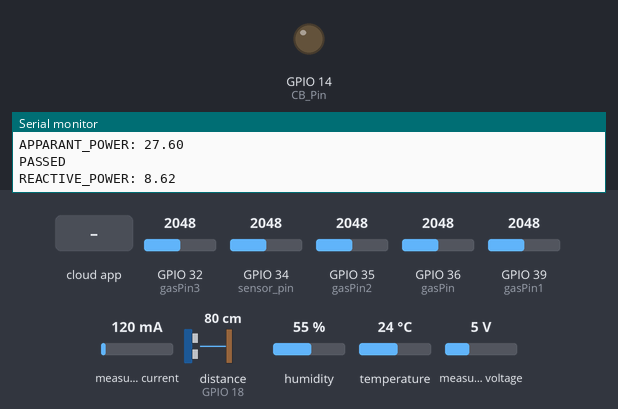
The sketch below on a simulated ESP32. On the bench: output pins drawn as LEDs (lit = HIGH), the last lines printed to the serial monitor. Wiring (inferred from the names in the program): ultrasonic range finder: trigger GPIO 5; echo GPIO 18. The inputs (shaded band) are chosen by the test bench; at power-on: GPIO 32 (gasPin3) = 2048, GPIO 34 (sensor_pin) = 2048, GPIO 35 (gasPin2) = 2048, GPIO 36 (gasPin) = 2048, GPIO 39 (gasPin1) = 2048, measured current 120 mA, distance to the obstacle (sensor on GPIO 18) 80 cm, humidity 55 %, temperature 24 °C, measured voltage 5 V. The echo pulse lasts 58.3 µs per cm; WiFi joins after 1.5 s; servers stay silent unless stated; the Firebase database answers and starts empty; pins used as bus, display or sensor lines are not drawn.

Above: at 4.6 s.
4.7 s: the phone or cloud app sets Circuit_breaker to 1
At 9.2 s:
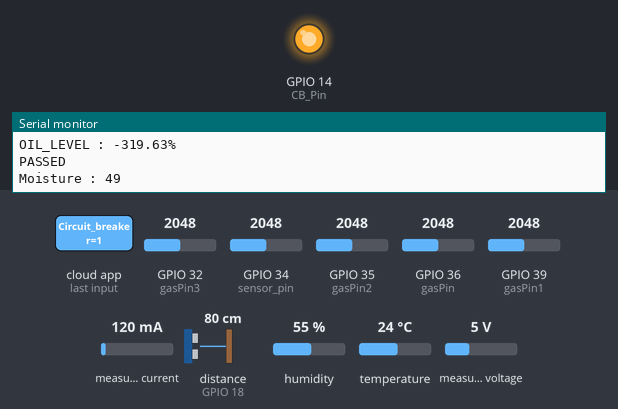
25.1 s: the phone or cloud app sets Circuit_breaker to 0
At 28.9 s:
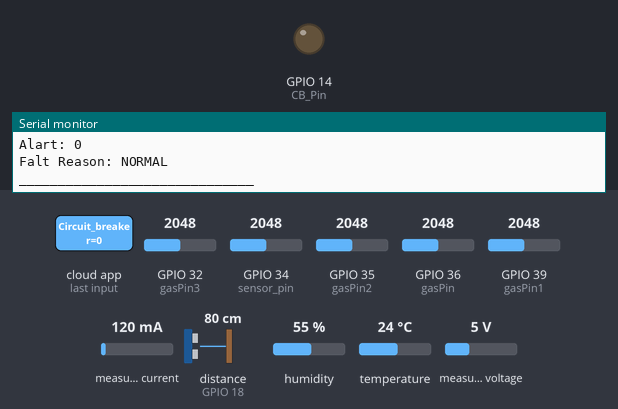
Timing chart, 0 to 30.4 s (numbered marks = the images above; inputs shaded):
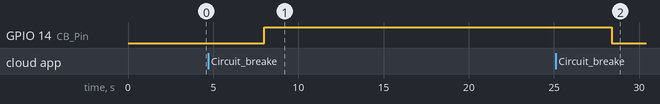

Measured:
- after the input at 4.7 s, GPIO 14 (CB_Pin): LOW → HIGH after 3.3 s
- after the input at 25.1 s, GPIO 14 (CB_Pin): HIGH → LOW after 3.3 s

The sketch:

IoT_Tootal_code_Elec_Non_Elec_23_march.ino
```cpp
#include <WiFi.h>
#include <Adafruit_GFX.h>
const int trigPin = 5;
const int echoPin = 18;
char* Alart_message = "MPK";
int Alart = 0;
#define gasPin A0
#define gasPin1 A3
#define gasPin2 A7
#define gasPin3 A4
//define sound speed in cm/uS
#define SOUND_SPEED 0.03432

long duration;
float distanceCm;
float gaslevel;    //H2 gas pin
float gaslevel1;   //C2H2 gas pin
float gaslevel2;   //CO gas pin
float gaslevel3;   //CH4 gas pin

#include "DHT.h"
const int DHT_PIN = 15;
#define DHTTYPE DHT11
int _moisture,sensor_analog;
const int sensor_pin = A6;  /* Soil moisture sensor O/P pin */
//////////-----------/
#include <PZEM004Tv30.h>
#include <HardwareSerial.h>
PZEM004Tv30 pzem(Serial2,2,4);  //RX/TX
float voltage, current, pf, energy, frequency, Act_Power, Rec_Power,Apa_Power;
const int CB_Pin = 14;
bool CB_status = false;
char* Alart_message_ = "MPK";
int Alart_ = 0;
////////////----------/
#include <Arduino.h>
#if defined(ESP32)
#include <WiFi.h>
#elif defined(ESP8266)
#include <ESP8266WiFi.h>
#endif
#include <Firebase_ESP_Client.h>

DHT dht(DHT_PIN, DHTTYPE);

//Provide the token generation process info.
#include "addons/TokenHelper.h"
//Provide the RTDB payload printing info and other helper functions.
#include "addons/RTDBHelper.h"

// Insert your network credentials
#define WIFI_SSID "Jio fiber Bhoom house"
#define WIFI_PASSWORD "bhoom2001"

// Insert Firebase project API Key
#define API_KEY "AIzaSyAGunbEfXQpugL8eXjRc5hp3PTXrn5h9iA"

// Insert RTDB URLefine the RTDB URL */
#define DATABASE_URL "https://temp-3bd23-default-rtdb.firebaseio.com/"

//Define Firebase Data object
FirebaseData fbdo;

FirebaseAuth auth;
FirebaseConfig config;

//unsigned long sendDataPrevMillis = 0;
//int count = 0;
bool signupOK = false;

void setup(){
  /////////----/
  pinMode(CB_Pin, OUTPUT);
  /////////----/
  pinMode(DHT_PIN, INPUT);
  dht.begin();
  pinMode(trigPin, OUTPUT); // Sets the trigPin as an Output
  pinMode(echoPin, INPUT); // Sets the echoPin as an Input
  pinMode(gasPin, INPUT);// sets the H2 gasPin as an Input
  pinMode(gasPin1, INPUT);// sets the C2H2 gasPin as an Input
  pinMode(gasPin2, INPUT);// sets the CO gasPin as an Input
  pinMode(gasPin3, INPUT);// sets the CH4 gasPin as an Input

  Serial.begin(9600);
  WiFi.begin(WIFI_SSID, WIFI_PASSWORD);
  Serial.print("Connecting to Wi-Fi");
  while (WiFi.status() != WL_CONNECTED){
    Serial.print(".");
    delay(100);
  }
  Serial.println();
  Serial.print("Connected with IP: ");
  Serial.println(WiFi.localIP());
  Serial.println();
  /* Assign the api key (required) */
  config.api_key = API_KEY;
  /* Assign the RTDB URL (required) */
  config.database_url = DATABASE_URL;
  /* Sign up */
  if (Firebase.signUp(&config, &auth, "", "")){
    Serial.println("ok");
    signupOK = true;
  }
  else{
    //Serial.print("%s\n", config.signer.signupError.message.c_str(str));
  }
  /* Assign the callback function for the long running token generation task */
  config.token_status_callback = tokenStatusCallback; //see addons/TokenHelper.h
  Firebase.begin(&config, &auth);
  Firebase.reconnectWiFi(true);
}

void loop(){
  ////////////----------//
  frequency = pzem.frequency();
  pf = pzem.pf();
  voltage = pzem.voltage();
  current = pzem.current();
  float a = acos(pf);
  Rec_Power = (voltage*current*sin(a));
  Act_Power = pzem.power();
  energy = pzem.energy();
  Apa_Power = (voltage*current);
  ///////////-----//////
  digitalWrite(trigPin, LOW);
  delayMicroseconds(10);
  // Sets the trigPin on HIGH state for 10 micro seconds
  digitalWrite(trigPin, HIGH);
  delayMicroseconds(10);
  digitalWrite(trigPin, LOW);
  sensor_analog = analogRead(sensor_pin);
  _moisture = ( 100 - ( (sensor_analog/4095.00) * 100 ) );
  // Reads the echoPin, returns the sound wave travel time in microseconds
  duration = pulseIn(echoPin, HIGH);
  // Calculate the distance and oil level
  distanceCm = duration * SOUND_SPEED/2;
  float Oil_level = (100*(22.5-distanceCm)/18);//calibration line
  gaslevel = analogRead(gasPin);
  gaslevel1 = analogRead(gasPin1);
  gaslevel2 = analogRead(gasPin2);
  gaslevel3 = analogRead(gasPin3);
  float h = dht.readHumidity();
  float t = dht.readTemperature() + 1;
  ///////////////

  if (_moisture>=25||gaslevel>=1000||gaslevel1>=2000||Oil_level<=50||h>=50||t>=45){
    Alart=1;
    if(t>=45){
      Alart_message = "Oil temperature is greater then 45*C '";
    }
    else if(Oil_level<=50){
      Alart_message = "OIL level is lesser then 50%";
    }
    else if(gaslevel1>=4000){
      Alart_message = "C2H2 gas level is higher then 4000";
    }
    else if(gaslevel>=2000){
      Alart_message = "H2 gas level is higher then 1000";
    }
    else if(h>=60){
      Alart_message = "Himidity level is higher then 10%";
    }
    else if(_moisture>=25){
      Alart_message = "Moisture is higher then 25";
    }
    else{
      Alart = 0;
      Alart_message = "NORMAL";
    }
  }
  else{
    Alart = 0;
    Alart_message = "NORMAL";
  }
  ////////----------/////
  if (voltage>=240||voltage<=210||current>=4.347||frequency<=49.70||frequency>=50.3||pf<=0.5){
     Alart=1;
    if(voltage>=240){
      Alart_message_ = "--Over voltage -- voltage is greater then 240V";
    }
    else if(voltage<=210){
      Alart_message_ = "--Under voltage -- voltage is lesser then 210V";
    }
    else if(current>=4.347){
      Alart_message_ = "--Over load-- current is higher then 4.34A";
    }
    else if(frequency<=49.70){
      Alart_message_ = "--Under frequency-- frequency is lower then 49.5Hz";
    }
    else if(frequency>=50.3){
      Alart_message_ = "--Over frequency-- frequency is higher then 50.5";
    }
    else if(pf<=0.5){
      Alart_message_ = " --Low pf--pf is lesser then 0.5";
    }
    else{
      Alart = 0;
      Alart_message_ = "NORMAL";
    }
  }
  else{
    Alart = 0;
    Alart_message_ = "NORMAL";
  }
  ///////////------//////

  if (Firebase.ready() && signupOK ) {
    if (Firebase.RTDB.setFloat(&fbdo, "Main/DHT/humidity",h)){
       Serial.println("PASSED");
       Serial.print("Humidity: ");
       Serial.println(h);
    }
    else {
      Serial.println("FAILED");
      Serial.println("REASON: " + fbdo.errorReason());
    }
    // Write an Float number on the database path test/float
    if (Firebase.RTDB.setFloat(&fbdo, "Main/DHT/temperature", t)){
       Serial.println("PASSED");
       Serial.print("Temperature: ");
       Serial.println(t);
    }
    else {
       Serial.println("FAILED");
       Serial.println("REASON: " + fbdo.errorReason());
    }
    if (Firebase.RTDB.setFloat(&fbdo, "Main/DHT/DISTANCE", distanceCm)){
       Serial.println("PASSED");
       Serial.print("DISTANCE: ");
       Serial.println(distanceCm);
    }
    else {
      Serial.println("FAILED");
      Serial.println("REASON: " + fbdo.errorReason());
    }
    if(Firebase.RTDB.setFloat(&fbdo, "Main/DHT/OIL_LEVEL", Oil_level)){
          Serial.println("PASSED");
          Serial.print("OIL_LEVEL : ");
          Serial.print(Oil_level);  Serial.println("%");
    }
    else{
      Serial.println("FAILED");
      Serial.println("REASON: " + fbdo.errorReason());
    }
    if(Firebase.RTDB.setFloat(&fbdo, "Main/DHT/Moisture", _moisture)){
          Serial.println("PASSED");
          Serial.print("Moisture : ");
          Serial.println(_moisture);
    }
    else{
      Serial.println("FAILED");
      Serial.println("REASON: " + fbdo.errorReason());
    }
    if(Firebase.RTDB.setFloat(&fbdo, "Main/DHT/H2 Gaslevel",gaslevel)){
          Serial.println("PASSED");
          Serial.print("H2 Gas level: ");
          Serial.println(gaslevel);
    }
    else{
      Serial.println("FAILED");
      Serial.println("REASON: " + fbdo.errorReason());
    }
    if(Firebase.RTDB.setFloat(&fbdo, "Main/DHT/C2H2 Gaslevel",gaslevel1)){
          Serial.println("PASSED");
          Serial.print("C2H2 Gas level: ");
          Serial.println(gaslevel1);
    }
    else{
      Serial.println("FAILED");
      Serial.println("REASON: " + fbdo.errorReason());
      }
    if(Firebase.RTDB.setFloat(&fbdo, "Main/DHT/CO Gaslevel",gaslevel2)){
          Serial.println("PASSED");
          Serial.print("CO Gas level: ");
          Serial.println(gaslevel2);
    }
    else{
      Serial.println("FAILED");
      Serial.println("REASON: " + fbdo.errorReason());
    }
    if(Firebase.RTDB.setFloat(&fbdo, "Main/DHT/CH4 Gaslevel",gaslevel3)){
          Serial.println("PASSED");
          Serial.print("CH4 Gas level: ");
          Serial.println(gaslevel3);
    }
    else{
      Serial.println("FAILED");
      Serial.println("REASON: " + fbdo.errorReason());
    }
    if(Firebase.RTDB.setBool(&fbdo, "Main/Bhool/Non-Ele_Fault/Alarm",Alart)){
          //Serial.println("PASSED");
          Serial.print("Alarm: ");
          Serial.println(Alart);
    }
    else{
      Serial.println("FAILED");
      Serial.println("REASON: " + fbdo.errorReason());
      }
    if(Firebase.RTDB.setString(&fbdo, "Main/Bhool/Non-Ele_Fault/Alarm_reason",Alart_message)){
          //Serial.println("PASSED");
          Serial.print("Falt Reason: ");
          Serial.println(Alart_message);
    }
    else{
      Serial.println("FAILED");
      Serial.println("REASON: " + fbdo.errorReason());
      }
    ////////------/////////
     if (Firebase.RTDB.setFloat(&fbdo, "Main/Electrical/VOLTAGE", voltage)){
      Serial.println("PASSED");
      Serial.print("VOLTAGE: ");
      Serial.println(voltage);
    }
    else {
      Serial.println("FAILED");
      Serial.println("REASON: " + fbdo.errorReason());
    }
    if (Firebase.RTDB.setFloat(&fbdo, "Main/Electrical/CURRENT",current)){
       Serial.println("PASSED");
       Serial.print("CURRENT: ");
       Serial.println(current);
    }
    else {
      Serial.println("FAILED");
      Serial.println("REASON: " + fbdo.errorReason());
    }
    if (Firebase.RTDB.setFloat(&fbdo, "Main/Electrical/ACTIVE_POWER",Act_Power)){
       Serial.println("PASSED");
       Serial.print("ACTIVE_POWER: ");
       Serial.println(Act_Power);
    }
    else {
      Serial.println("FAILED");
      Serial.println("REASON: " + fbdo.errorReason());
    }
    if (Firebase.RTDB.setFloat(&fbdo, "Main/Electrical/ENERGY", energy)){
       Serial.println("PASSED");
       Serial.print("ENERGY: ");
       Serial.println(energy,3);
    }
    else {
      Serial.println("FAILED");
      Serial.println("REASON: " + fbdo.errorReason());
    }
    if (Firebase.RTDB.setFloat(&fbdo, "Main/Electrical/FREQUENCY", frequency)){
       Serial.println("PASSED");
       Serial.print("FREQUENCY: ");
       Serial.println(frequency,1);
    }
    else {
      Serial.println("FAILED");
      Serial.println("REASON: " + fbdo.errorReason());
    }
    if (Firebase.RTDB.setFloat(&fbdo, "Main/Electrical/POWER_FACTOR", pf)){
       Serial.println("PASSED");
       Serial.print("POWER_FACTOR: ");
       Serial.println(pf);
    }
    else {
      Serial.println("FAILED");
      Serial.println("REASON: " + fbdo.errorReason());
    }
    if (Firebase.RTDB.setFloat(&fbdo, "Main/Electrical/APPARANT_POWER", Apa_Power)){
       Serial.println("PASSED");
       Serial.print("APPARANT_POWER: ");
       Serial.println(Apa_Power);
    }
    else {
      Serial.println("FAILED");
      Serial.println("REASON: " + fbdo.errorReason());
    }
    if (Firebase.RTDB.setFloat(&fbdo, "Main/Electrical/REACTIVE_POWER", Rec_Power)){
       Serial.println("PASSED");
       Serial.print("REACTIVE_POWER: ");
       Serial.println(Rec_Power);
    }
    else {
      Serial.println("FAILED");
      Serial.println("REASON: " + fbdo.errorReason());
    }
      //READING DATA FROM FIREBASE TO OPERATE CB
    if(Firebase.RTDB.getBool(&fbdo, "Main/Bhool/Circuit_breaker"))
    {
      if(fbdo.dataType() == "boolean")
      {
        CB_status = fbdo.boolData();
        Serial.println("Sucessful READ from" + fbdo.dataPath() + ":" + CB_status + " (" + fbdo.dataType() + ")");
        digitalWrite(CB_Pin, CB_status);
      }
    }
    else{
      Serial.println("FAILED:" + fbdo.errorReason());
      }
    ////
      if(Firebase.RTDB.setBool(&fbdo, "Main/Bhool/Ele_Fault/Alarm",Alart_)){
          //Serial.println("PASSED");
          Serial.print("Alart: ");
          Serial.println(Alart_);
    }
    else{
      Serial.println("FAILED");
      Serial.println("REASON: " + fbdo.errorReason());
      }
    if(Firebase.RTDB.setString(&fbdo, "Main/Bhool/Ele_Fault/Alarm_reason",Alart_message_)){
          //Serial.println("PASSED");
          Serial.print("Falt Reason: ");
          Serial.println(Alart_message_);
    }
    else{
      Serial.println("FAILED");
      Serial.println("REASON: " + fbdo.errorReason());
      }
    //////////----------///////
   Serial.println("______________________________");
  }}
```
